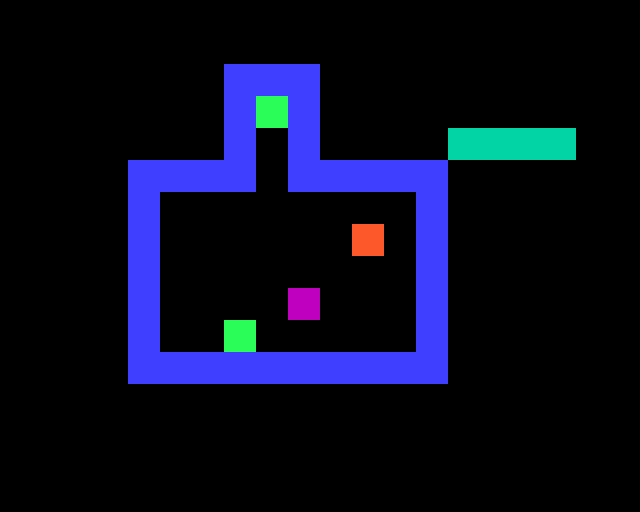

The image is a tile-based game level rendered from a .tmx file. Its description and source (layers, tilesets, objects; grid data summarised) follow:
An orthogonal 20x16 tile map with 32x32 px tiles, 1 tile layer (tiles) and 49 objects (42x Static, 6x Interactive, Start).

<map version="1.5" tiledversion="1.5.0" orientation="orthogonal" renderorder="right-down" width="20" height="16" tilewidth="32" tileheight="32" infinite="0" nextlayerid="3" nextobjectid="90">
 <properties>
  <property name="Turn Limit" value="300" />
 </properties>
 <tileset firstgid="1" source="../basic.tsx" />
 <layer id="1" name="tiles" width="20" height="16">
  <data>[320 cells, 162 non-empty, 6 distinct tile ids]</data>
 </layer>
 <objectgroup id="2" name="objects">
  <object id="3" name="Start" type="Start" gid="17" x="288" y="320" width="32" height="32" />
  <object id="4" name="remove 'unpassable' from 3" type="Interactive" gid="32" x="224" y="352" width="32" height="32">
   <properties>
    <property name="Group" type="int" value="5" />
    <property name="Transform group" type="int" value="3" />
    <property name="toggle property" value="unpassable" />
   </properties>
  </object>
  <object id="5" name="remove 'blocks vision' from 3" type="Interactive" gid="32" x="256" y="128" width="32" height="32">
   <properties>
    <property name="Group" type="int" value="5" />
    <property name="Transform group" type="int" value="3" />
    <property name="toggle property" value="blocks vision" />
   </properties>
  </object>
  <object id="6" name="remove 'kills' from 2" type="Interactive" gid="32" x="512" y="288" width="32" height="32">
   <properties>
    <property name="Group" type="int" value="5" />
    <property name="Transform group" type="int" value="2" />
    <property name="toggle property" value="kills" />
   </properties>
  </object>
  <object id="7" name="remove 'unpassable' from 2" type="Interactive" gid="32" x="512" y="352" width="32" height="32">
   <properties>
    <property name="Group" type="int" value="5" />
    <property name="Transform group" type="int" value="2" />
    <property name="toggle property" value="unpassable" />
   </properties>
  </object>
  <object id="8" name="add 'win condition' to 3" type="Interactive" gid="32" x="480" y="416" width="32" height="32">
   <properties>
    <property name="Group" type="int" value="5" />
    <property name="Transform group" type="int" value="3" />
    <property name="toggle property" value="win" />
   </properties>
  </object>
  <object id="9" name="2" type="Static" gid="41" x="352" y="256" width="32" height="32">
   <properties>
    <property name="Group" type="int" value="2" />
    <property name="Properties" value="unpassable, kills" />
   </properties>
  </object>
  <object id="11" name="1" type="Static" gid="22" x="320" y="192" width="32" height="32" visible="0">
   <properties>
    <property name="Group" type="int" value="3" />
    <property name="Properties" value="unpassable, blocks vision" />
   </properties>
  </object>
  <object id="12" name="Flag" type="Static" gid="37" x="576" y="160" width="32" height="32">
   <properties>
    <property name="Group" type="int" value="11" />
    <property name="Properties" value="win" />
   </properties>
  </object>
  <object id="14" name="add 'win condition' to 2" type="Interactive" gid="32" x="512" y="224" width="32" height="32">
   <properties>
    <property name="Group" type="int" value="5" />
    <property name="Transform group" type="int" value="2" />
    <property name="toggle property" value="win" />
   </properties>
  </object>
  <object id="51" name="1" type="Static" gid="22" x="352" y="192" width="32" height="32" visible="0">
   <properties>
    <property name="Group" type="int" value="3" />
    <property name="Properties" value="unpassable, blocks vision" />
   </properties>
  </object>
  <object id="52" name="1" type="Static" gid="22" x="384" y="192" width="32" height="32" visible="0">
   <properties>
    <property name="Group" type="int" value="3" />
    <property name="Properties" value="unpassable, blocks vision" />
   </properties>
  </object>
  <object id="53" name="1" type="Static" gid="22" x="416" y="192" width="32" height="32" visible="0">
   <properties>
    <property name="Group" type="int" value="3" />
    <property name="Properties" value="unpassable, blocks vision" />
   </properties>
  </object>
  <object id="54" name="1" type="Static" gid="22" x="416" y="224" width="32" height="32" visible="0">
   <properties>
    <property name="Group" type="int" value="3" />
    <property name="Properties" value="unpassable, blocks vision" />
   </properties>
  </object>
  <object id="55" name="1" type="Static" gid="22" x="416" y="256" width="32" height="32" visible="0">
   <properties>
    <property name="Group" type="int" value="3" />
    <property name="Properties" value="unpassable, blocks vision" />
   </properties>
  </object>
  <object id="56" name="1" type="Static" gid="22" x="416" y="288" width="32" height="32" visible="0">
   <properties>
    <property name="Group" type="int" value="3" />
    <property name="Properties" value="unpassable, blocks vision" />
   </properties>
  </object>
  <object id="57" name="1" type="Static" gid="22" x="416" y="320" width="32" height="32" visible="0">
   <properties>
    <property name="Group" type="int" value="3" />
    <property name="Properties" value="unpassable, blocks vision" />
   </properties>
  </object>
  <object id="58" name="1" type="Static" gid="22" x="416" y="352" width="32" height="32" visible="0">
   <properties>
    <property name="Group" type="int" value="3" />
    <property name="Properties" value="unpassable, blocks vision" />
   </properties>
  </object>
  <object id="59" name="1" type="Static" gid="22" x="416" y="384" width="32" height="32" visible="0">
   <properties>
    <property name="Group" type="int" value="3" />
    <property name="Properties" value="unpassable, blocks vision" />
   </properties>
  </object>
  <object id="60" name="1" type="Static" gid="22" x="384" y="384" width="32" height="32" visible="0">
   <properties>
    <property name="Group" type="int" value="3" />
    <property name="Properties" value="unpassable, blocks vision" />
   </properties>
  </object>
  <object id="61" name="1" type="Static" gid="22" x="288" y="192" width="32" height="32" visible="0">
   <properties>
    <property name="Group" type="int" value="3" />
    <property name="Properties" value="unpassable, blocks vision" />
   </properties>
  </object>
  <object id="62" name="1" type="Static" gid="22" x="288" y="160" width="32" height="32" visible="0">
   <properties>
    <property name="Group" type="int" value="3" />
    <property name="Properties" value="unpassable, blocks vision" />
   </properties>
  </object>
  <object id="63" name="1" type="Static" gid="22" x="288" y="128" width="32" height="32" visible="0">
   <properties>
    <property name="Group" type="int" value="3" />
    <property name="Properties" value="unpassable, blocks vision" />
   </properties>
  </object>
  <object id="64" name="1" type="Static" gid="22" x="288" y="96" width="32" height="32" visible="0">
   <properties>
    <property name="Group" type="int" value="3" />
    <property name="Properties" value="unpassable, blocks vision" />
   </properties>
  </object>
  <object id="65" name="1" type="Static" gid="22" x="256" y="96" width="32" height="32" visible="0">
   <properties>
    <property name="Group" type="int" value="3" />
    <property name="Properties" value="unpassable, blocks vision" />
   </properties>
  </object>
  </objectgroup>
</map>
<!-- 24 of 49 objects omitted -->
